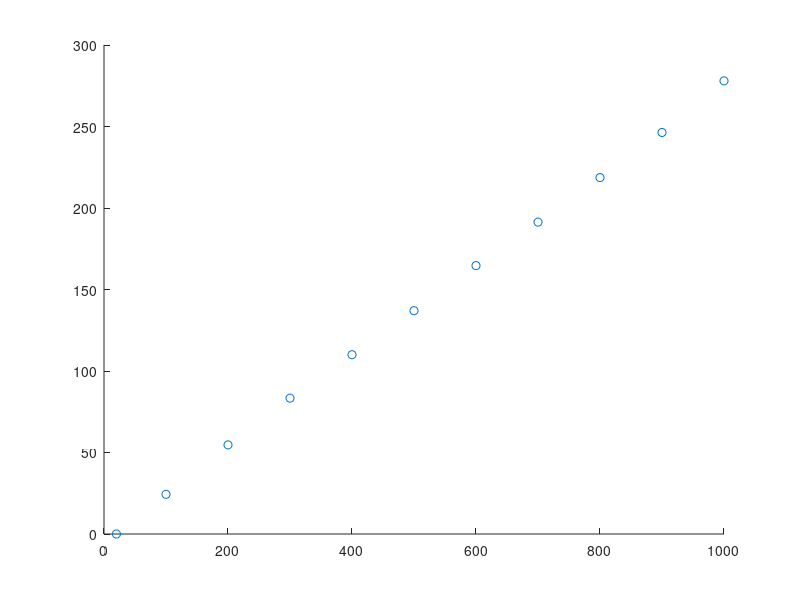

MATLAB code to generate this figure:
pressure = [20,100,200,300,400,500,600,700,800,900,1000];
labTemperature = 21+273;
pipeLength = 0.525;
mercuryWavelength = 5.46100 * 10^-7;
%%Result 1 (Crawford)
result1 = [0,28,67,102,136,165,200,230,261,294,331];
%%Result 2 (Andrew)
result2 = [0,20,45,68,92,116,140,165,191,215,243];
%%Result 3 (Michael)
result3 = [0,25,52,80,102,130,154,179,204,230,260];

averageResult = (result1+result2+result3)/3;
gradient = polyfit(pressure,averageResult,1)
scatter(pressure,averageResult)

refractive = (gradient * mercuryWavelength * 1000 * labTemperature)/(pipeLength * 273)+1